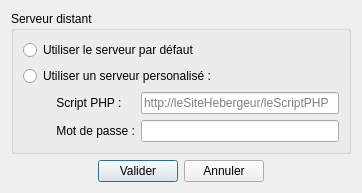
<?xml version="1.0" encoding="UTF-8"?>
<ui version="4.0">
 <class>SettingsDialog</class>
 <widget class="QDialog" name="SettingsDialog">
  <property name="windowModality">
   <enum>Qt::WindowModal</enum>
  </property>
  <property name="geometry">
   <rect>
    <x>0</x>
    <y>0</y>
    <width>362</width>
    <height>176</height>
   </rect>
  </property>
  <property name="windowTitle">
   <string>Paramètres</string>
  </property>
  <layout class="QVBoxLayout" name="verticalLayout" stretch="0,0">
   <item>
    <widget class="QGroupBox" name="groupBox">
     <property name="title">
      <string>Serveur distant</string>
     </property>
     <layout class="QVBoxLayout" name="verticalLayout_2">
      <item>
       <widget class="QRadioButton" name="radioButton_default">
        <property name="text">
         <string>Utiliser le serveur par défaut</string>
        </property>
       </widget>
      </item>
      <item>
       <widget class="QRadioButton" name="radioButton_other">
        <property name="text">
         <string>Utiliser un serveur personalisé :</string>
        </property>
       </widget>
      </item>
      <item>
       <layout class="QGridLayout" name="gridLayout">
        <item row="0" column="1">
         <widget class="QLineEdit" name="lineEdit_script">
          <property name="placeholderText">
           <string>http://leSiteHebergeur/leScriptPHP</string>
          </property>
         </widget>
        </item>
        <item row="1" column="1">
         <widget class="QLineEdit" name="lineEdit_password">
          <property name="echoMode">
           <enum>QLineEdit::Password</enum>
          </property>
         </widget>
        </item>
        <item row="0" column="0">
         <widget class="QLabel" name="label_2">
          <property name="text">
           <string>          Script PHP :</string>
          </property>
         </widget>
        </item>
        <item row="1" column="0">
         <widget class="QLabel" name="label_3">
          <property name="text">
           <string>          Mot de passe :</string>
          </property>
         </widget>
        </item>
       </layout>
      </item>
     </layout>
    </widget>
   </item>
   <item>
    <layout class="QHBoxLayout" name="horizontalLayout_2">
     <item>
      <spacer name="horizontalSpacer">
       <property name="orientation">
        <enum>Qt::Horizontal</enum>
       </property>
       <property name="sizeHint" stdset="0">
        <size>
         <width>40</width>
         <height>20</height>
        </size>
       </property>
      </spacer>
     </item>
     <item>
      <widget class="QPushButton" name="pushButton_valid">
       <property name="text">
        <string>Valider</string>
       </property>
      </widget>
     </item>
     <item>
      <widget class="QPushButton" name="pushButton_cancel">
       <property name="text">
        <string>Annuler</string>
       </property>
      </widget>
     </item>
     <item>
      <spacer name="horizontalSpacer_2">
       <property name="orientation">
        <enum>Qt::Horizontal</enum>
       </property>
       <property name="sizeHint" stdset="0">
        <size>
         <width>40</width>
         <height>20</height>
        </size>
       </property>
      </spacer>
     </item>
    </layout>
   </item>
  </layout>
 </widget>
 <resources/>
 <connections>
  <connection>
   <sender>pushButton_cancel</sender>
   <signal>clicked()</signal>
   <receiver>SettingsDialog</receiver>
   <slot>reject()</slot>
   <hints>
    <hint type="sourcelabel">
     <x>246</x>
     <y>200</y>
    </hint>
    <hint type="destinationlabel">
     <x>311</x>
     <y>192</y>
    </hint>
   </hints>
  </connection>
 </connections>
</ui>
